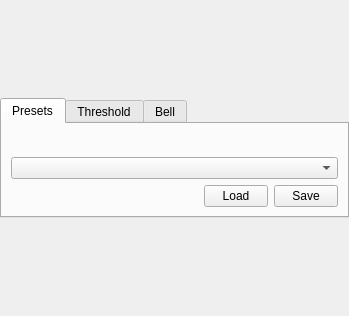
<?xml version="1.0" encoding="UTF-8"?>
<ui version="4.0">
 <class>QmitkTransferFunctionGeneratorWidget</class>
 <widget class="QWidget" name="QmitkTransferFunctionGeneratorWidget">
  <property name="geometry">
   <rect>
    <x>0</x>
    <y>0</y>
    <width>349</width>
    <height>316</height>
   </rect>
  </property>
  <property name="sizePolicy">
   <sizepolicy hsizetype="Expanding" vsizetype="Expanding">
    <horstretch>1</horstretch>
    <verstretch>1</verstretch>
   </sizepolicy>
  </property>
  <property name="maximumSize">
   <size>
    <width>16777215</width>
    <height>16777215</height>
   </size>
  </property>
  <property name="windowTitle">
   <string>Form</string>
  </property>
  <layout class="QHBoxLayout" name="horizontalLayout_4">
   <property name="leftMargin">
    <number>0</number>
   </property>
   <property name="topMargin">
    <number>0</number>
   </property>
   <property name="rightMargin">
    <number>0</number>
   </property>
   <property name="bottomMargin">
    <number>0</number>
   </property>
   <item>
    <widget class="QTabWidget" name="tabWidget">
     <property name="sizePolicy">
      <sizepolicy hsizetype="MinimumExpanding" vsizetype="Maximum">
       <horstretch>0</horstretch>
       <verstretch>0</verstretch>
      </sizepolicy>
     </property>
     <property name="minimumSize">
      <size>
       <width>0</width>
       <height>0</height>
      </size>
     </property>
     <property name="maximumSize">
      <size>
       <width>16777215</width>
       <height>120</height>
      </size>
     </property>
     <property name="toolTip">
      <string/>
     </property>
     <property name="currentIndex">
      <number>0</number>
     </property>
     <widget class="QWidget" name="m_PresetTab">
      <property name="sizePolicy">
       <sizepolicy hsizetype="Expanding" vsizetype="Maximum">
        <horstretch>0</horstretch>
        <verstretch>0</verstretch>
       </sizepolicy>
      </property>
      <attribute name="title">
       <string>Presets</string>
      </attribute>
      <attribute name="toolTip">
       <string notr="true">Apply internal MITK transfer function presets.
Or save and load your own created transfer functions in a folder in XML format.</string>
      </attribute>
      <layout class="QVBoxLayout" name="verticalLayout_3">
       <item>
        <spacer name="verticalSpacer">
         <property name="orientation">
          <enum>Qt::Vertical</enum>
         </property>
         <property name="sizeHint" stdset="0">
          <size>
           <width>20</width>
           <height>0</height>
          </size>
         </property>
        </spacer>
       </item>
       <item>
        <widget class="QComboBox" name="m_TransferFunctionComboBox">
         <property name="enabled">
          <bool>true</bool>
         </property>
         <property name="sizePolicy">
          <sizepolicy hsizetype="Minimum" vsizetype="Minimum">
           <horstretch>0</horstretch>
           <verstretch>0</verstretch>
          </sizepolicy>
         </property>
         <property name="minimumSize">
          <size>
           <width>0</width>
           <height>0</height>
          </size>
         </property>
         <property name="toolTip">
          <string>&lt;html&gt;&lt;head/&gt;&lt;body&gt;&lt;p&gt;Choose from generic MITK transfer function presets to apply to standard CT data or MR data.&lt;/p&gt;&lt;/body&gt;&lt;/html&gt;</string>
         </property>
         <property name="statusTip">
          <string>Load a MITK internal preset</string>
         </property>
         <property name="currentIndex">
          <number>-1</number>
         </property>
         <property name="iconSize">
          <size>
           <width>16</width>
           <height>16</height>
          </size>
         </property>
         <property name="duplicatesEnabled">
          <bool>false</bool>
         </property>
         <property name="frame">
          <bool>true</bool>
         </property>
        </widget>
       </item>
       <item>
        <layout class="QHBoxLayout" name="horizontalLayout_3">
         <item>
          <widget class="QLabel" name="m_InfoPreset">
           <property name="sizePolicy">
            <sizepolicy hsizetype="Expanding" vsizetype="Minimum">
             <horstretch>0</horstretch>
             <verstretch>1</verstretch>
            </sizepolicy>
           </property>
           <property name="minimumSize">
            <size>
             <width>0</width>
             <height>0</height>
            </size>
           </property>
           <property name="maximumSize">
            <size>
             <width>16777215</width>
             <height>25</height>
            </size>
           </property>
           <property name="text">
            <string/>
           </property>
           <property name="textFormat">
            <enum>Qt::AutoText</enum>
           </property>
           <property name="alignment">
            <set>Qt::AlignLeading|Qt::AlignLeft|Qt::AlignTop</set>
           </property>
           <property name="wordWrap">
            <bool>false</bool>
           </property>
           <property name="indent">
            <number>0</number>
           </property>
          </widget>
         </item>
         <item>
          <widget class="QPushButton" name="m_LoadPreset">
           <property name="sizePolicy">
            <sizepolicy hsizetype="Maximum" vsizetype="Minimum">
             <horstretch>0</horstretch>
             <verstretch>0</verstretch>
            </sizepolicy>
           </property>
           <property name="maximumSize">
            <size>
             <width>64</width>
             <height>16777215</height>
            </size>
           </property>
           <property name="toolTip">
            <string>&lt;html&gt;&lt;head/&gt;&lt;body&gt;&lt;p&gt;Load a transfer function in xml-format from the filesystem.&lt;/p&gt;&lt;p&gt;The file should include all transfer functions: grayvalue, color and gradient.&lt;/p&gt;&lt;/body&gt;&lt;/html&gt;</string>
           </property>
           <property name="text">
            <string>Load</string>
           </property>
          </widget>
         </item>
         <item>
          <widget class="QPushButton" name="m_SavePreset">
           <property name="sizePolicy">
            <sizepolicy hsizetype="Maximum" vsizetype="Minimum">
             <horstretch>0</horstretch>
             <verstretch>0</verstretch>
            </sizepolicy>
           </property>
           <property name="maximumSize">
            <size>
             <width>64</width>
             <height>16777215</height>
            </size>
           </property>
           <property name="toolTip">
            <string>&lt;html&gt;&lt;head/&gt;&lt;body&gt;&lt;p&gt;Save a transfer function in xml-format to the filesystem.&lt;/p&gt;&lt;p&gt;The file includes all transfer functions: grayvalue, color and gradient.&lt;/p&gt;&lt;/body&gt;&lt;/html&gt;</string>
           </property>
           <property name="text">
            <string>Save</string>
           </property>
          </widget>
         </item>
        </layout>
       </item>
      </layout>
     </widget>
     <widget class="QWidget" name="m_ThresholdTab">
      <property name="sizePolicy">
       <sizepolicy hsizetype="Expanding" vsizetype="Maximum">
        <horstretch>0</horstretch>
        <verstretch>0</verstretch>
       </sizepolicy>
      </property>
      <attribute name="title">
       <string>Threshold</string>
      </attribute>
      <attribute name="toolTip">
       <string>Generate a threshold transfer function interactively.</string>
      </attribute>
      <layout class="QHBoxLayout" name="horizontalLayout">
       <item>
        <widget class="QmitkCrossWidget" name="m_CrossThreshold">
         <property name="sizePolicy">
          <sizepolicy hsizetype="Fixed" vsizetype="Fixed">
           <horstretch>0</horstretch>
           <verstretch>0</verstretch>
          </sizepolicy>
         </property>
         <property name="minimumSize">
          <size>
           <width>0</width>
           <height>0</height>
          </size>
         </property>
         <property name="maximumSize">
          <size>
           <width>48</width>
           <height>48</height>
          </size>
         </property>
         <property name="toolTip">
          <string>Click and hold left mouse button on the cross.
Move the mouse to the top and the function will be flatter.
Move the mouse to the bottom and the function will be steeper.
Move the mouse to the left and the function moves to the left.
Move the mouse to the right and the function moves to the right. </string>
         </property>
         <property name="layoutDirection">
          <enum>Qt::LeftToRight</enum>
         </property>
         <property name="text">
          <string/>
         </property>
         <property name="pixmap">
          <pixmap resource="../resource/QtWidgetsExt.qrc">:/QtWidgetsExt/cross.png</pixmap>
         </property>
         <property name="scaledContents">
          <bool>true</bool>
         </property>
         <property name="alignment">
          <set>Qt::AlignCenter</set>
         </property>
         <property name="indent">
          <number>-1</number>
         </property>
         <property name="textInteractionFlags">
          <set>Qt::NoTextInteraction</set>
         </property>
        </widget>
       </item>
       <item>
        <widget class="QLabel" name="m_InfoThreshold">
         <property name="sizePolicy">
          <sizepolicy hsizetype="Preferred" vsizetype="Preferred">
           <horstretch>0</horstretch>
           <verstretch>0</verstretch>
          </sizepolicy>
         </property>
         <property name="minimumSize">
          <size>
           <width>0</width>
           <height>0</height>
          </size>
         </property>
         <property name="font">
          <font>
           <pointsize>7</pointsize>
          </font>
         </property>
         <property name="text">
          <string>Click and hold left mouse button on the cross to interactively generate a threshold transfer function</string>
         </property>
         <property name="alignment">
          <set>Qt::AlignLeading|Qt::AlignLeft|Qt::AlignTop</set>
         </property>
         <property name="wordWrap">
          <bool>true</bool>
         </property>
        </widget>
       </item>
      </layout>
     </widget>
     <widget class="QWidget" name="m_BellTab">
      <property name="sizePolicy">
       <sizepolicy hsizetype="Expanding" vsizetype="Maximum">
        <horstretch>0</horstretch>
        <verstretch>0</verstretch>
       </sizepolicy>
      </property>
      <attribute name="title">
       <string>Bell</string>
      </attribute>
      <attribute name="toolTip">
       <string>Generate a bell transfer function interactively.</string>
      </attribute>
      <layout class="QHBoxLayout" name="horizontalLayout_2">
       <item>
        <widget class="QmitkCrossWidget" name="m_CrossLevelWindow">
         <property name="sizePolicy">
          <sizepolicy hsizetype="Fixed" vsizetype="Fixed">
           <horstretch>0</horstretch>
           <verstretch>0</verstretch>
          </sizepolicy>
         </property>
         <property name="minimumSize">
          <size>
           <width>0</width>
           <height>0</height>
          </size>
         </property>
         <property name="maximumSize">
          <size>
           <width>48</width>
           <height>48</height>
          </size>
         </property>
         <property name="toolTip">
          <string>Click and hold left mouse button on the cross.
Move the mouse to the top and the bell will be wider.
Move the mouse to the bottom and the bell will be narrowed.
Move the mouse to the left and the center of the bell moves to the left.
Move the mouse to the right and the center of the bell moves to the right.</string>
         </property>
         <property name="text">
          <string/>
         </property>
         <property name="pixmap">
          <pixmap resource="../resource/QtWidgetsExt.qrc">:/QtWidgetsExt/cross.png</pixmap>
         </property>
         <property name="scaledContents">
          <bool>true</bool>
         </property>
         <property name="alignment">
          <set>Qt::AlignCenter</set>
         </property>
         <property name="textInteractionFlags">
          <set>Qt::NoTextInteraction</set>
         </property>
        </widget>
       </item>
       <item>
        <widget class="QLabel" name="m_InfoLevelWindow">
         <property name="sizePolicy">
          <sizepolicy hsizetype="Expanding" vsizetype="Minimum">
           <horstretch>0</horstretch>
           <verstretch>0</verstretch>
          </sizepolicy>
         </property>
         <property name="minimumSize">
          <size>
           <width>0</width>
           <height>0</height>
          </size>
         </property>
         <property name="font">
          <font>
           <pointsize>7</pointsize>
          </font>
         </property>
         <property name="text">
          <string>Click and hold left mouse button on the cross to interactively generate a bell transfer function</string>
         </property>
         <property name="alignment">
          <set>Qt::AlignLeading|Qt::AlignLeft|Qt::AlignTop</set>
         </property>
         <property name="wordWrap">
          <bool>true</bool>
         </property>
        </widget>
       </item>
      </layout>
     </widget>
    </widget>
   </item>
  </layout>
 </widget>
 <customwidgets>
  <customwidget>
   <class>QmitkCrossWidget</class>
   <extends>QLabel</extends>
   <header location="global">QmitkCrossWidget.h</header>
  </customwidget>
 </customwidgets>
 <resources>
  <include location="../resource/QtWidgetsExt.qrc"/>
 </resources>
 <connections/>
</ui>
